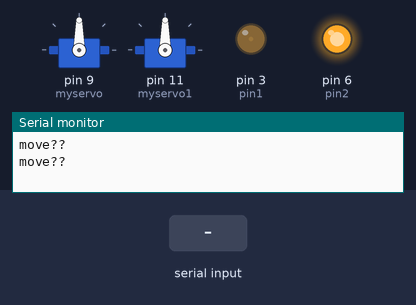
The sketch below on a simulated Arduino Uno, built with avr-gcc and run on an emulated ATmega328P. Shown: 2 × servo, output pins drawn as LEDs (lit = HIGH), the last lines printed to the serial monitor. The test bench sets the inputs (shaded band).

Above: at 1.2 s.
1.3 s: "1\n" received over Serial
At 1.7 s:
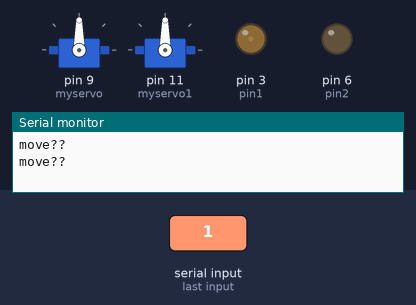
3.3 s: "3\n" received over Serial
At 3.5 s:
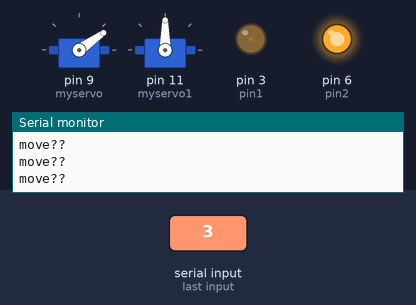
5.2 s: "4\n" received over Serial
At 5.3 s:
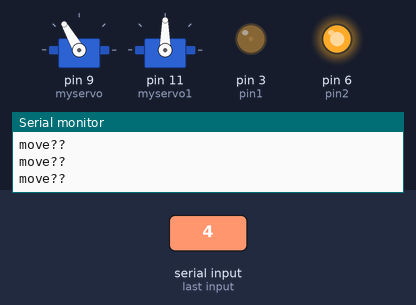
Timing chart, 0 to 8.2 s (numbered marks = the images above; inputs shaded):
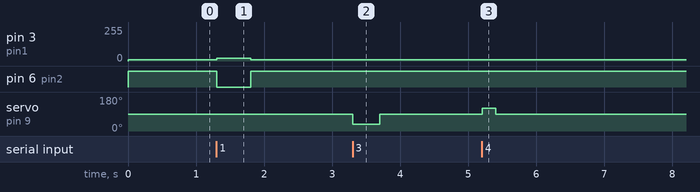

Measured:
- after the input at 1.3 s, pin 3 (pin1): 10/255 → 20/255 at once, → 10/255 0.50 s later; pin 6 (pin2): HIGH → LOW at once, → HIGH 0.50 s later
- after the input at 3.3 s, servo on pin 9 (myservo): 90° → 35° at once, → 90° 0.40 s later
- after the input at 5.2 s, servo on pin 9 (myservo): 90° → 120° at once, → 90° 0.20 s later

The sketch:

gripper_wrist_final.ino
```cpp
#include <Servo.h>
// create servo object to control a servo
// twelve servo objects can be created on most boards
Servo myservo ;
Servo myservo1;

int pos = 0;    // variable to store the servo position
int move ;   // for incoming serial data
int pin1 = 3 ;
int pin2 = 6 ;
void setup() {
  Serial.begin(9600);
  // attaches the servo on pin 9 to the servo object
  pinMode(pin1 , OUTPUT);
  pinMode(pin2 , OUTPUT);
  myservo.attach(9);
  myservo1.attach(11);
}


void move_up(){

 analogWrite(pin1,40);
 digitalWrite(pin2,HIGH);
 delay(1000);


}

void move_down(){

 analogWrite(pin1,20);
 digitalWrite(pin2,LOW);
 delay(500);


}


void loop() {

Serial.println("move??");


 analogWrite(pin1,10);
 digitalWrite(pin2,HIGH);


                move = Serial.parseInt();
                if(move==1){

                move_down();

                }

                if(move==2){

                move_up();
                }

                if(move==3){
                myservo.write(35);
                /*for(int i=90;i>=0;i=i-4)
                {/*
                  myservo.write(i);
                  delay(10);

                 delay(1300);
                 myservo.write(90);

                */
                delay(400);
                myservo.write(90);
                }
                if(move==4)
                {/*
                  for(int j=100;j<180;j=j+4)
                    myservo.write(j);
                    delay(20);
                */
                myservo.write(120);
                delay(200);

                myservo.write(90);
                }
                if(move==5){
                myservo.write(90);

                }
                if(move==6)
                {
                myservo1.write(110);
                delay(400);
                myservo1.write(90);
                }
                if(move==7){
                myservo1.write(70);
                delay(400);
                myservo1.write(90);

                }
                if(move==8){
                myservo1.write(90);

                }


}
```
